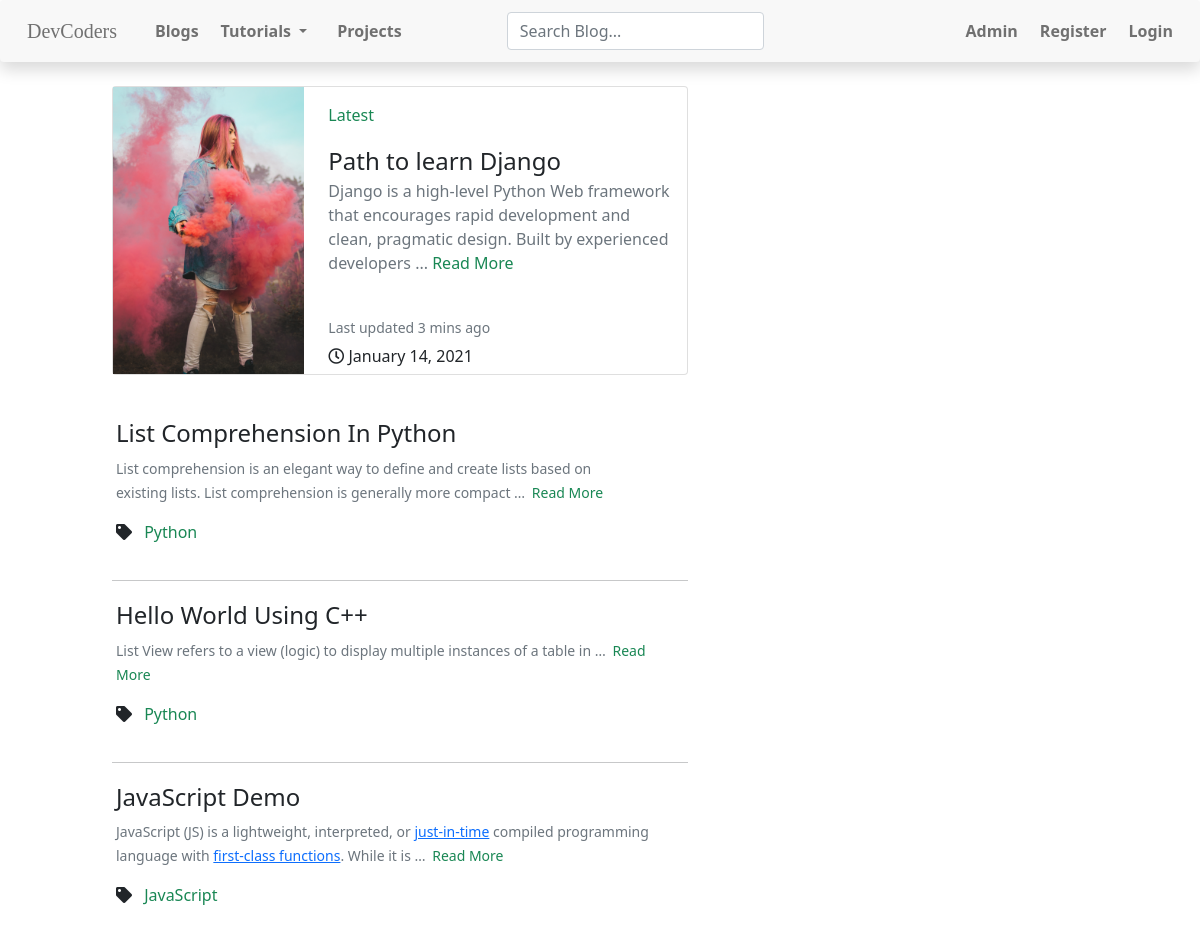
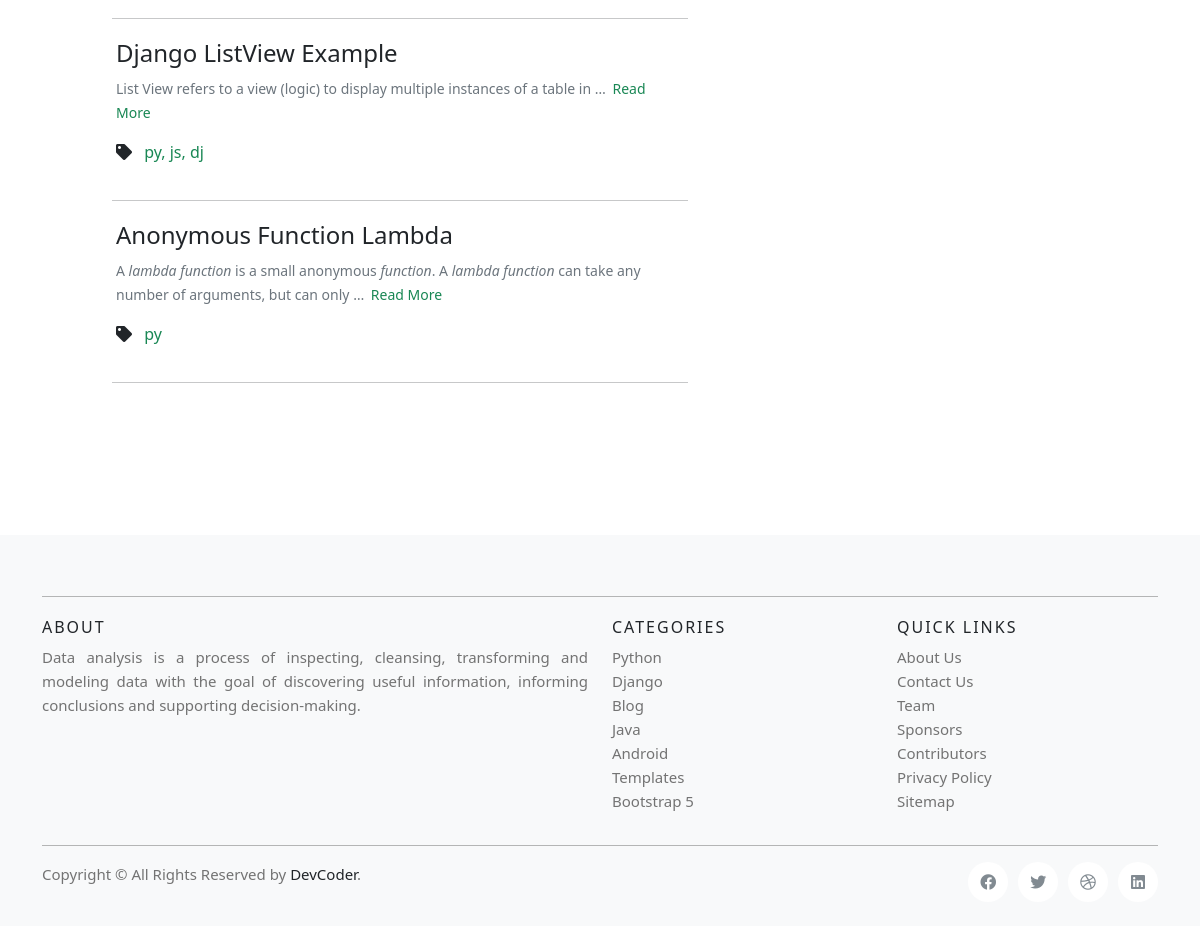
/bloglist/, run on an earlier commit of the app's database (2 pictures, top to bottom).
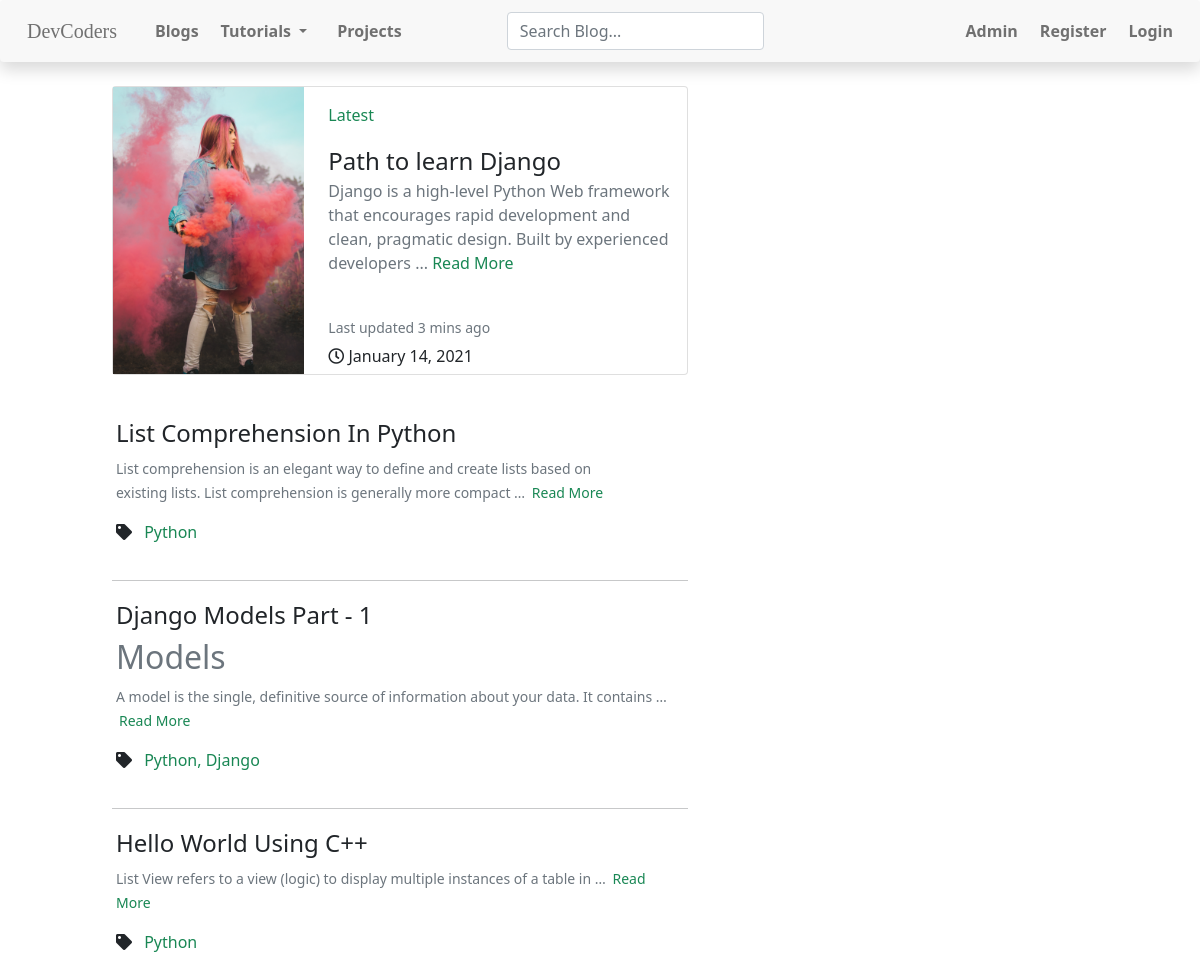
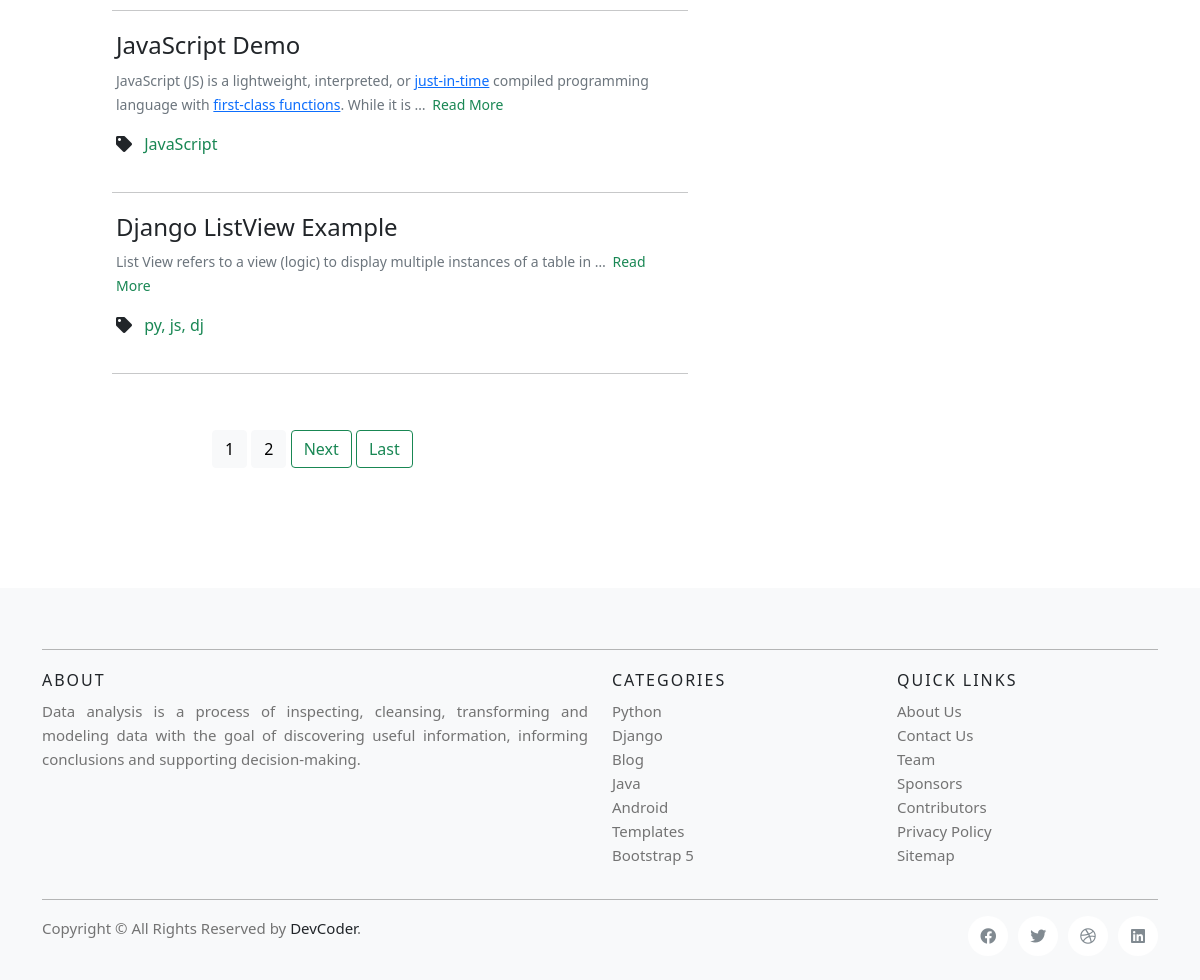
And on a later commit of the database (2 pictures, top to bottom).
### blog/models.py (models this page shows, shortened)
class BlogDB(models.Model):
    description = models.CharField(max_length=200)
    keywords = MultiSelectField(choices=keyword_choices, max_choices=3)
    author = models.CharField(
        max_length=50, default='http://sdt-inc.github.io/')
    title = models.CharField(max_length=200)
    slug = models.SlugField(max_length=200, null=True, blank=True, unique=True)
    tag = MultiSelectField(choices=keyword_choices, max_choices=3)
    writer_name = MultiSelectField(
        choices=writer_choices, max_choices=1)
    date = models.DateField(auto_now=timezone.now())
    body = RichTextUploadingField(config_name='special', blank=True, null=True)
    related_page_link = models.CharField(max_length=200)

### blog/views.py (the view)
# urls.py: path('bloglist/', views.BlogListView.as_view(), name='blog_list'),
class BlogListView(ListView):
    model = BlogDB
    paginate_by = 5
    ordering = ['-date']
    template_name = 'blog/blog-list.html'
    def get_context_data(self, **kwargs):
        print("call list view ----------")
        context = super().get_context_data(**kwargs)
        context['current_url'] = 'blog_list'
        return context

### blog/templates/blog/blog-list.html (shortened to what this page needs)
{% extends 'blog/base.html' %}
{% load static %}
{% block bloglistview %}
<div class="row">
    <div class="col-md-1"></div>
    <div class="col-md-6 col-sm-6 col-xs-12">
        <div class="card mb-3" style="max-width: 100%">
            <div class="row g-0">
                <div class="col-md-4">
                    <img src="{% static 'blog/img/django.jpg' %}" alt="..." class="img-fluid" />
                </div>
                <div class="pl-2 col-md-8" style="position: relative;">
                    <div class="card-body">
                        <p><a class="text-decoration-none text-success" href="#">Latest</a></p>
                        <a href="#" class="text-decoration-none fs-4 text-dark">Path to learn Django</a>
                        <p class="text-muted">
                            Django is a high-level Python Web framework that encourages rapid development and
                            clean,
                            pragmatic design. Built by
                            experienced developers ...
                            <a class="text-decoration-none text-success" href="#">Read More</a>
                        </p>
                        <br>
                        <p class="card-text">
                            <small class="text-muted">Last updated 3 mins ago</small>
                        </p>
                        <time style="position: absolute; bottom: 2%; left: 10;"><i class="far fa-clock"></i>
                            January 14, 2021</time>
                    </div>
                </div>
            </div>
        </div>
        <br>
        {% for blog in object_list %}
        <div class="shadow-none p-1">
            <a class="text-decoration-none font-weight-light text-success"
                href="{% url 'blog-detail' slug=blog.slug %}">
                <h4 class="card-title text-capitalize text-dark">{{ blog.title }}</h4>
            </a>
            <small class="font-weight-light text-justify text-muted"> {{ blog.body | truncatewords:15 | safe }}
                <a href="{% url 'blog-detail' slug=blog.slug %}" class="text-decoration-none text-success zoom">Read
                    More</a>
            </small>
            <div class="row">
                <ul style="display: inline;">
                    <li class="pr-2" style="display: inline;"><i class="fas fa-tag"></i></li>
                    <li class="pr-2" style="display: inline;"><a class="text-decoration-none text-success" href="#">
                            {{ blog.get_tag_display|cut:'0' }}
                        </a>
                    </li>
                </ul>
            </div>
        </div>
        <hr>
        {% endfor %}
    </div>
</div>
{% endblock bloglistview %}

What changed in the data, as far as the page shows it:
no longer on this page (row unchanged): BlogDB: title "Anonymous Function Lambda", body "A lambda function is a small anonymous function . A lambda function can take any number of arguments, but can only …", tag "py"
added BlogDB: title "Django Models Part - 1", body "Models A model is the single, definitive source of information about your data. It contains …", tag "Python, Django"
Also different on the page:
new list line: "1"
new list line: "2"
text now shown: "Next Last"
